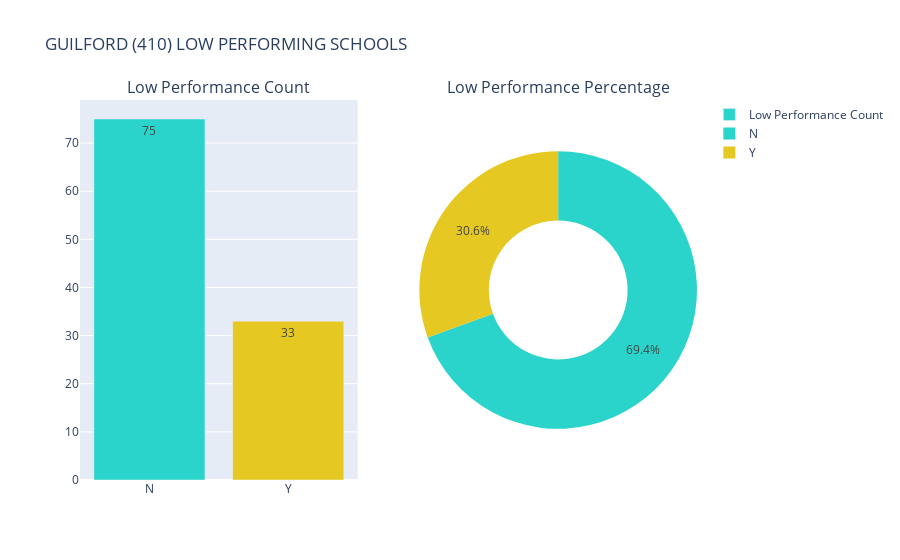

The notebook cell this image was saved under:
### Code cell
fig = make_subplots(rows=1, cols=2, 
                    specs=[[{"type": "xy"}, {"type": "domain"}]],
                    subplot_titles=('Low Performance Count', 'Low Performance Percentage'))

fig.add_trace(go.Bar(x=lp_values['LP_School'],
                     y=lp_values['count'], 
                     name='Low Performance Count', 
                     text=lp_values['count'],
                     textposition = 'auto',
                     marker=dict(color=['#2ad4cb','#e6c822'])), row=1, col=1)

fig.add_trace(go.Pie(labels=lp_values['LP_School'], 
                     values=lp_values['count'], 
                     name='Low Performance Percentage',
                     hole = 0.5,
                     marker=dict(colors=['#2ad4cb','#e6c822'])), row=1, col=2)


fig.update_layout(height=500, 
                  title_text='GUILFORD (410) LOW PERFORMING SCHOOLS',
                  showlegend=True)

fig.show()

### Figure 1 — Plotly figure (JSON) as saved in the notebook; plotly's stock layout.template omitted (floating-point values rounded to 4 significant figures)
{"data": [{"marker": {"color": ["#2ad4cb", "#e6c822"]}, "name": "Low Performance Count", "text": [75, 33], "textposition": "auto", "type": "bar", "x": ["N", "Y"], "xaxis": "x", "y": [75, 33], "yaxis": "y"}, {"domain": {"x": [0.55, 1], "y": [0, 1]}, "hole": 0.5, "labels": ["N", "Y"], "marker": {"colors": ["#2ad4cb", "#e6c822"]}, "name": "Low Performance Percentage", "type": "pie", "values": [75, 33]}], "layout": {"annotations": [{"font": {"size": 16}, "showarrow": false, "text": "Low Performance Count", "x": 0.225, "xanchor": "center", "xref": "paper", "y": 1, "yanchor": "bottom", "yref": "paper"}, {"font": {"size": 16}, "showarrow": false, "text": "Low Performance Percentage", "x": 0.775, "xanchor": "center", "xref": "paper", "y": 1, "yanchor": "bottom", "yref": "paper"}], "autosize": true, "showlegend": true, "title": {"text": "GUILFORD (410) LOW PERFORMING SCHOOLS"}, "xaxis": {"anchor": "y", "autorange": true, "domain": [0, 0.45], "range": [-0.5, 1.5], "type": "category"}, "yaxis": {"anchor": "x", "autorange": true, "domain": [0, 1], "range": [0, 78.95], "type": "linear"}}}
